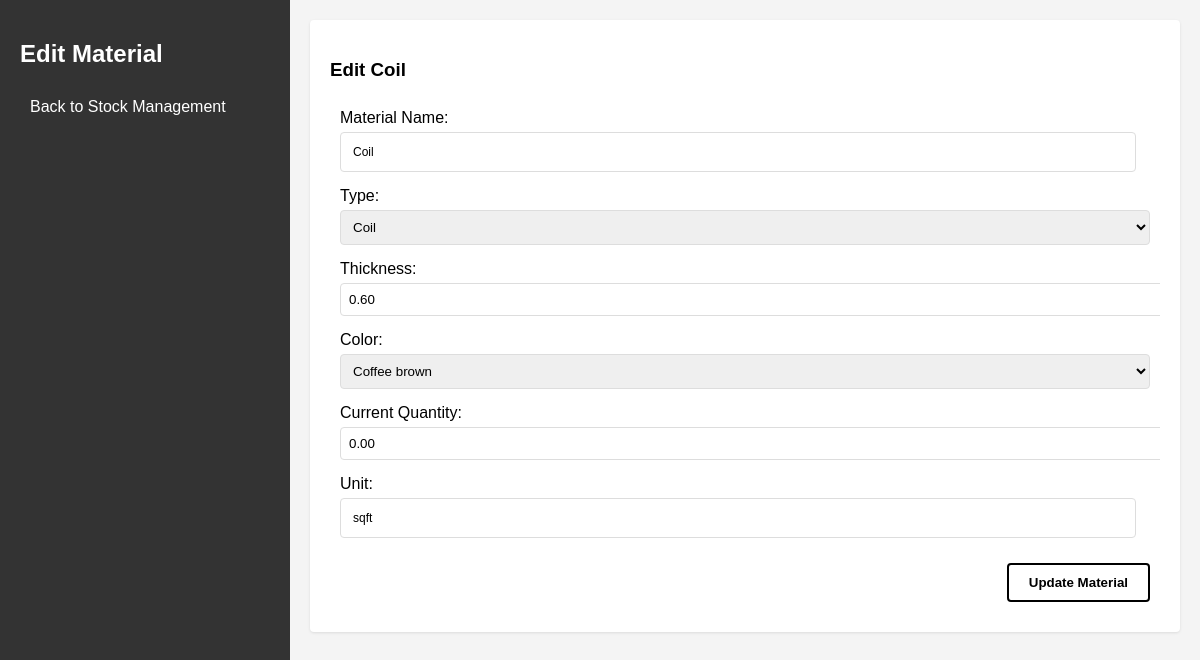
The app's page /admin/edit_material.php?id=1 (signed in) with its own data.
### tables this page shows
CREATE TABLE materials (
    id INT PRIMARY KEY AUTO_INCREMENT,
    name VARCHAR(100) NOT NULL,
    type ENUM('coil', 'other') NOT NULL,
    thickness DECIMAL(4,2),
    color VARCHAR(50),
    quantity DECIMAL(10,2),
    unit VARCHAR(20),
    price DECIMAL(10,2) DEFAULT 0.00
);

### admin/edit_material.php (the view, shortened to what this page needs)
<?php
require_once '../config/config.php';
$material_id = $_GET['id'] ?? null;
$material = $conn->query("SELECT * FROM materials WHERE id = $material_id")->fetch_assoc();
$coil_colors = ['coffee_brown', 'black_shine', 'blue_color', 'butter_milk', 'chocolate_brown', 'black_mate', 'beige'];
?>
<!DOCTYPE html>
<html>
<head>
    <link rel="stylesheet" href="../assets/css/style.css">
</head>
<body>
    <div class="dashboard">
        <nav>
            <h2>Edit Material</h2>
            <a href="stock.php">Back to Stock Management</a>
        </nav>
        <div class="content">
            <div class="section">
                <h3>Edit <?php echo htmlspecialchars($material['name']); ?></h3>
                <form method="POST" class="edit-material-form">
                    <div class="form-group">
                        <label>Material Name:</label>
                        <input type="text" name="name" value="<?php echo htmlspecialchars($material['name']); ?>" required>
                    </div>
                    <div class="form-group">
                        <label>Type:</label>
                        <select name="type" id="material-type" required>
                            <option value="coil" <?php echo $material['type'] == 'coil' ? 'selected' : ''; ?>>Coil</option>
                        </select>
                    </div>
                    <div id="coil-fields" <?php echo $material['type'] != 'coil' ? 'style="display:none"' : ''; ?>>
                        <div class="form-group">
                            <label>Thickness:</label>
                            <input type="number" name="thickness" step="0.01" value="<?php echo $material['thickness']; ?>">
                        </div>
                        <div class="form-group">
                            <label>Color:</label>
                            <select name="color">
                                <?php foreach ($coil_colors as $color): ?>
                                    <option value="<?php echo $color; ?>" <?php echo $material['color'] == $color ? 'selected' : ''; ?>>
                                        <?php echo str_replace('_', ' ', ucfirst($color)); ?>
                                    </option>
                                <?php endforeach; ?>
                            </select>
                        </div>
                    </div>
                    <div class="form-group">
                        <label>Current Quantity:</label>
                        <input type="number" name="quantity" step="0.01" value="<?php echo $material['quantity']; ?>" required>
                    </div>
                    <div class="form-group">
                        <label>Unit:</label>
                        <input type="text" name="unit" value="<?php echo htmlspecialchars($material['unit']); ?>" required>
                    </div>
                    <button type="submit">Update Material</button>
                </form>
            </div>
        </div>
    </div>
</body>
</html>

### assets/css/style.css (style rules this page uses)
body { font-family: Arial, sans-serif; margin: 0; padding: 0; background: #f4f4f4; }
.dashboard { display: flex; min-height: 100vh; }
nav { width: 250px; background: #333; color: white; padding: 20px; }
nav a { color: white; text-decoration: none; display: block; padding: 10px; transition: all 0.3s ease; }
.content { flex: 1; padding: 20px; }
.form-group { margin-bottom: 15px; }
label { display: block; margin-bottom: 5px; }
input, select { width: 100%; padding: 8px; border: 1px solid #ddd; border-radius: 4px; }
button { background: #313232; color: white; padding: 10px 20px; border: none; border-radius: 4px; cursor: pointer; }
.section { background: white; padding: 20px; margin-bottom: 20px; border-radius: 4px; box-shadow: 0 1px 3px rgba(0,0,0,0.1); }
input[type="text"], input[type="password"] { width: 95%; padding: 12px; border: 1px solid #ddd; border-radius: 4px; font-size: 12px; transition: border-color 0.3s ease, background-color 0.3s ease; }
button { background: white; color: black; border: 2px solid black; padding: 10px 20px; border-radius: 4px; cursor: pointer; font-weight: bold; text-align: center; transition: all 0.3s ease; margin-top: 10px; float: right; }
form { padding: 10px; overflow: hidden; }

### records on screen
materials: name "Coil", type "Coil", thickness "0.60", color "Coffee brown", quantity "0.00", unit "sqft"
